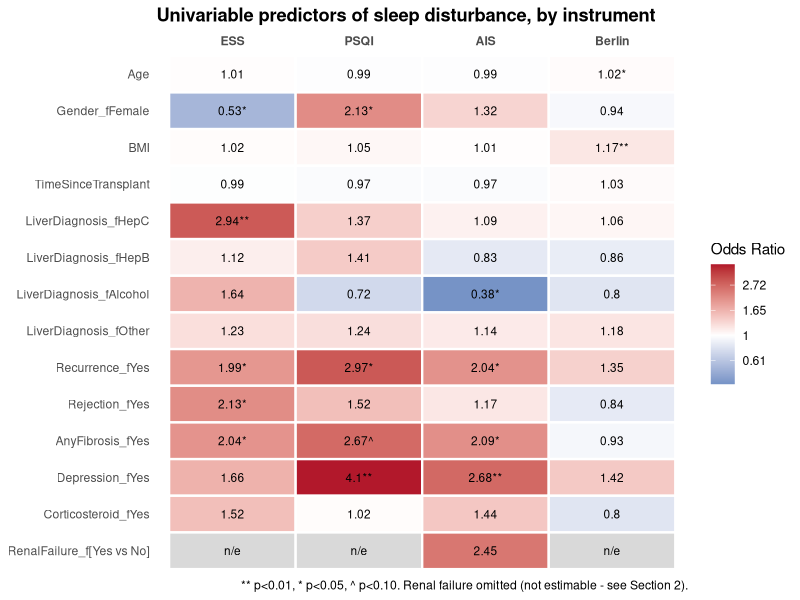

This chart was generated by the following R code: (Note: this script raises an error after producing the figure.)
## BTC1859 - Team 1
# Predictors of Sleep Disturbance (logistic regression)

# Own:
#   univariable predictor analyses;
# logistic regression;
# adjusted models;
# odds ratios and 95% CI;
# model diagnostics;
# predictor table/forest plot;
# corresponding Methods + Results.
# Also investigate odd issues such as renal failure having only four cases.
# Presentation: Which patients are most likely to have sleep disturbance?
#   


# Installing packages
if (!require("ggplot2")) install.packages("ggplot2")
library(ggplot2)

if (!require("car")) install.packages("car")
rm(list=ls())
library(car)
# ---------------------------------------------------------------
# 0. LOAD DATA
# ---------------------------------------------------------------

df <- read.csv("project_data_cleaned.csv")

# Recode factors with meaningful labels (per data dictionary)
df$Gender_f          <- factor(df$Gender, levels=c(1,2), 
                               labels=c("Male","Female"))
df$LiverDiagnosis_f  <- factor(df$LiverDiagnosis, levels=c(1,2,3,4,5),
                               labels=c("HepC","HepB","PSC_PBC_AHA","Alcohol","Other"))
df$LiverDiagnosis_f  <- relevel(df$LiverDiagnosis_f, ref="PSC_PBC_AHA")  # largest group as reference

df$Recurrence_f      <- factor(df$Recurrence,     levels=c(0,1), 
                               labels=c("No","Yes"))
df$Rejection_f       <- factor(df$Rejection,      levels=c(0,1), 
                               labels=c("No","Yes"))
df$AnyFibrosis_f     <- factor(df$AnyFibrosis,    levels=c(0,1), 
                               labels=c("No","Yes"))
df$RenalFailure_f    <- factor(df$RenalFailure,   levels=c(0,1), 
                               labels=c("No","Yes"))
df$Depression_f      <- factor(df$Depression,     levels=c(0,1), 
                               labels=c("No","Yes"))
df$Corticosteroid_f  <- factor(df$Corticosteroid, levels=c(0,1), 
                               labels=c("No","Yes"))

# The four binary sleep disturbance outcomes (done during cleaning)
# ESS_binary   : ESS > 10   (excessive daytime sleepiness)
# PSQI_binary  : PSQI > 4   (poor sleep quality)
# AIS_binary   : AIS > 5    (insomnia)
# Berlin_binary: Berlin scale 

# ---------------------------------------------------------------
# 1. PREVALENCE OF SLEEP DISTURBANCE
# ---------------------------------------------------------------

prevalence <- function(x) {
  n_valid <- sum(!is.na(x))
  n_pos   <- sum(x, na.rm=TRUE)
  c(n_valid=n_valid, n_positive=n_pos, 
    prevalence_pct=round(100*n_pos/n_valid,1))
}

sapply(df[,c("ESS_binary","PSQI_binary","AIS_binary","Berlin_binary")], 
       prevalence)

# NOTE: PSQI has substantially more missing data (~32%) than the other three
# instruments (~2-6%). This should be flagged as a limitation - any PSQI-based
# model runs on a smaller and possibly non-random subsample.

# ---------------------------------------------------------------
# 2. THE RENAL FAILURE ISSUE (only 4/268 patients)
# ---------------------------------------------------------------

for (out in c("ESS_binary","PSQI_binary","AIS_binary","Berlin_binary")) {
  cat("\n---", out, "vs RenalFailure ---\n")
  tab <- table(df$RenalFailure_f, df[[out]])
  print(tab)
  print(fisher.test(tab))
}

# All four Fisher's exact tests are non-significant (p = 0.16-0.63).
# Including RenalFailure as a predictor in the logistic models causes
# (quasi-)complete separation for ESS, PSQI, and Berlin (all 4 renal-failure
# patients fall in a single outcome category for those three measures) -
# glm() will throw "fitted probabilities numerically 0 or 1 occurred" and
# produce a degenerate OR/CI. RenalFailure is therefore EXCLUDED from the
# multivariable models below and reported descriptively only. Suggested
# write-up language:
# "Renal failure showed no significant association with any sleep
# disturbance measure (Fisher's exact p = 0.16-0.63); however, with only
# 4 renal-failure patients in the sample, these estimates are too
# imprecise to draw firm conclusions."

# ---------------------------------------------------------------
# 3. UNIVARIABLE ANALYSES
# ---------------------------------------------------------------
# Screen each predictor individually against each outcome.
# Candidates: Age, Gender, BMI, TimeSinceTransplant, LiverDiagnosis,
# Recurrence, Rejection, AnyFibrosis, Depression, Corticosteroid
# (RenalFailure handled separately above via Fisher's exact test)

outcomes <- c("ESS_binary","PSQI_binary","AIS_binary","Berlin_binary")
predictors <- c("Age","Gender_f","BMI","TimeSinceTransplant","LiverDiagnosis_f",
                "Recurrence_f","Rejection_f","AnyFibrosis_f","Depression_f","Corticosteroid_f")

# Collect every predictor row (across all models) into one tidy data frame,
# used both for the printed table and the heatmap below
univariable_results <- data.frame()
for (out in outcomes) {
  for (pred in predictors) {
    f <- as.formula(paste(out, "~", pred))
    m <- glm(f, data=df, family=binomial)
    co <- summary(m)$coefficients
    ci <- confint(m)
    rows <- data.frame(
      outcome = out,
      term    = rownames(co)[-1],
      OR      = exp(co[-1, 1]),
      CI_low  = exp(ci[-1, 1]),
      CI_high = exp(ci[-1, 2]),
      p_value = co[-1, 4],
      row.names = NULL
    )
    cat("\n===", out, "~", pred, "===\n")
    print(round(cbind(OR=rows$OR, CI_low=rows$CI_low, CI_high=rows$CI_high, p=rows$p_value), 3))
    univariable_results <- rbind(univariable_results, rows)
  }
}

write.csv(univariable_results, "univariable_OR_CI_p_table.csv", row.names = FALSE)

# See project notes / report Table 1 for the compiled OR/CI/p summary table
# across all predictors and all four outcomes.

# ---------------------------------------------------------------
# 3b. HEATMAP OF UNIVARIABLE ORs (ggplot2)
# ---------------------------------------------------------------
# Compact alternative view of the same univariable_results table: predictors
# as rows, outcomes as columns, cell color = OR (log scale, diverging around
# OR=1), cell label = OR value with significance stars.

heat_data <- univariable_results
heat_data$sig_label <- with(heat_data,
                            paste0(round(OR, 2),
                                   ifelse(p_value < 0.01, "**",
                                          ifelse(p_value < 0.05, "*",
                                                 ifelse(p_value < 0.10, "^", "")))))

# Add RenalFailure back in for visual completeness. It was excluded from the
# univariable loop above because 3 of 4 outcomes hit complete separation
# (see Section 2); only AIS produced an estimable OR. The "not estimable"
# cells are shown as blank/grey tiles with an "n/e" label instead of a number.
renal_rows <- data.frame(
  outcome = c("ESS_binary","PSQI_binary","AIS_binary","Berlin_binary"),
  term    = "RenalFailure_f[Yes vs No]",
  OR      = c(NA, NA, 2.45, NA),
  CI_low  = NA, CI_high = NA,
  p_value = c(NA, NA, 0.440, NA),
  sig_label = c("n/e", "n/e", "2.45", "n/e")
)
heat_data <- rbind(heat_data, renal_rows)

heat_data$outcome <- factor(heat_data$outcome,
                            levels = c("ESS_binary","PSQI_binary","AIS_binary","Berlin_binary"),
                            labels = c("ESS","PSQI","AIS","Berlin"))
# keep predictors in a sensible reading order (reverse for top-to-bottom display)
heat_data$term <- factor(heat_data$term, levels = rev(unique(heat_data$term)))

ggplot(heat_data, aes(x = outcome, y = term, fill = log(OR))) +
  geom_tile(color = "white", linewidth = 0.8) +
  geom_text(aes(label = sig_label), size = 3) +
  scale_fill_gradient2(low = "#2166AC", mid = "white", high = "#B2182B", midpoint = 0,
                       na.value = "#D9D9D9",
                       name = "Odds Ratio", labels = function(x) round(exp(x), 2)) +
  scale_x_discrete(position = "top") +
  labs(x = NULL, y = NULL,
       title = "Univariable predictors of sleep disturbance, by instrument",
       caption = "** p<0.01, * p<0.05, ^ p<0.10. Renal failure omitted (not estimable - see Section 2).") +
  theme_minimal(base_size = 11) +
  theme(panel.grid = element_blank(),
        axis.text.x = element_text(face = "bold"),
        plot.title = element_text(face = "bold"))

ggsave("univariable_heatmap.png", width = 8, height = 9.5, dpi = 300)

# ---------------------------------------------------------------
# 4. MULTIVARIABLE MODELS
# ---------------------------------------------------------------
# Predictor sets were chosen by: (a) univariable screening at p<0.20, then
# (b) trimming to respect the rule-of-thumb sample size restriction
# (p < m/15, where m = size of the smaller outcome class.
# RenalFailure excluded from all four models (see Section 2).

## --- Model 1: ESS ---
# m/15 budget ~4 predictors (m=67, smaller class among n=251)
# LiverDiagnosis collapsed to Hep C vs Other (1 df instead of 4) to fit budget,
# since only the Hep C level was significant univariably.
df$LiverDx_HepC <- factor(ifelse(df$LiverDiagnosis==1,"HepC","Other"))

ess_model <- glm(ESS_binary ~ Gender_f + LiverDx_HepC + 
                   Recurrence_f + Rejection_f,
                 data=df, family=binomial)
summary(ess_model)
round(cbind(OR=exp(coef(ess_model)), exp(confint(ess_model))), 3)
vif(ess_model)

# Compare against the larger "fully screened" model (all p<0.20 predictors,
# before budget trimming) to justify the simpler model:
ess_full <- glm(ESS_binary ~ Gender_f + LiverDiagnosis_f + Recurrence_f + Rejection_f +
                  AnyFibrosis_f + Depression_f + Corticosteroid_f,
                data=df, family=binomial)
anova(ess_model, ess_full, test="Chisq")   # non-significant -> simpler model preferred

## --- Model 2: PSQI ---
# m/15 budget ~4 predictors (m=66, smaller class among n=183)
psqi_model <- glm(PSQI_binary ~ Gender_f + Recurrence_f + AnyFibrosis_f + Depression_f,
                  data=df, family=binomial)
summary(psqi_model)
round(cbind(OR=exp(coef(psqi_model)), exp(confint(psqi_model))), 3)
vif(psqi_model)

psqi_full <- glm(PSQI_binary ~ Gender_f + Recurrence_f + AnyFibrosis_f + Depression_f + BMI,
                 data=df, family=binomial)
anova(psqi_model, psqi_full, test="Chisq")  # BMI does not improve fit significantly

## --- Model 3: AIS ---
# m/15 budget ~7-8 predictors (m=117, smaller class among n=262)
ais_model <- glm(AIS_binary ~ LiverDiagnosis_f + Recurrence_f + AnyFibrosis_f + Depression_f,
                 data=df, family=binomial)
summary(ais_model)
round(cbind(OR=exp(coef(ais_model)), exp(confint(ais_model))), 3)
vif(ais_model)

ais_full <- glm(AIS_binary ~ LiverDiagnosis_f + Recurrence_f + AnyFibrosis_f + Depression_f +
                  Corticosteroid_f, data=df, family=binomial)
anova(ais_model, ais_full, test="Chisq")   # Corticosteroid does not improve fit significantly

## --- Model 4: Berlin ---
# m/15 budget ~6-7 predictors (m=102, smaller class among n=262); well under budget
berlin_model <- glm(Berlin_binary ~ Age + BMI + TimeSinceTransplant,
                    data=df, family=binomial)
summary(berlin_model)
round(cbind(OR=exp(coef(berlin_model)), exp(confint(berlin_model))), 3)
vif(berlin_model)

# ---------------------------------------------------------------
# 5. SENSITIVITY ANALYSIS: CONTINUOUS SLEEP SCORES (linear regression)
# ---------------------------------------------------------------
# Uses the raw ESS/PSQI/AIS scores (not dichotomized) with the same predictor
# sets as the corresponding logistic model, to check whether dichotomization
# at the clinical cutoff is discarding useful information. Berlin has no
# continuous version (binary at source), so it is omitted here.

ess_lin  <- lm(ESS  ~ Gender_f + LiverDx_HepC + Recurrence_f + Rejection_f, data=df)
psqi_lin <- lm(PSQI ~ Gender_f + Recurrence_f + AnyFibrosis_f + Depression_f, data=df)
ais_lin  <- lm(AIS  ~ LiverDiagnosis_f + Recurrence_f + AnyFibrosis_f + Depression_f, data=df)

summary(ess_lin);  shapiro.test(resid(ess_lin))
summary(psqi_lin); shapiro.test(resid(psqi_lin))
summary(ais_lin);  shapiro.test(resid(ais_lin))

# Residuals show mild non-normality (Shapiro-Wilk p<0.001 for all three) -
# common for right-skewed psychometric scores. With n=180-260, OLS estimates
# remain reasonably robust; note this as a limitation rather than a fatal flaw.
# NOTE: using the continuous ESS score, "Rejection" is significant (p=0.006)
# even though it was only borderline (p=0.068) in the binary ESS model -
# a concrete example of information lost by dichotomizing at the cutoff.

# ---------------------------------------------------------------
# 6. FOREST PLOT OF ADJUSTED ODDS RATIOS (ggplot2, faceted)
# ---------------------------------------------------------------

# Tidy a glm model's output (OR, 95% CI, p) into a plotting data frame,
# excluding the intercept row
tidy_glm <- function(model, outcome_label) {
  co <- summary(model)$coefficients
  ci <- confint(model)
  data.frame(
    outcome  = outcome_label,
    term     = rownames(co)[-1],
    OR       = exp(co[-1, 1]),
    conf.low = exp(ci[-1, 1]),
    conf.high= exp(ci[-1, 2]),
    p.value  = co[-1, 4],
    row.names = NULL
  )
}

forest_data <- rbind(
  tidy_glm(ess_model,    "ESS (n=251)"),
  tidy_glm(psqi_model,   "PSQI (n=183)"),
  tidy_glm(ais_model,    "AIS (n=262)"),
  tidy_glm(berlin_model, "Berlin (n=237)")
)

forest_data$sig  <- factor(ifelse(forest_data$p.value < 0.05, "p < 0.05", "n.s."),
                           levels = c("p < 0.05","n.s."))
# preserve model-fit order (reversed so first predictor plots at the top)
forest_data$term <- factor(forest_data$term, 
                           levels = rev(unique(forest_data$term)))
forest_data$outcome <- factor(forest_data$outcome,
                              levels = c("ESS (n=251)","PSQI (n=183)",
                                         "AIS (n=262)","Berlin (n=237)"))

# creating the forest plot
forest_plot <- ggplot(forest_data, aes(x = OR, y = term, color = sig)) +
  geom_vline(xintercept = 1, linetype = "dashed", color = "grey40") +
  geom_errorbarh(aes(xmin = conf.low, xmax = conf.high), height = 0.15) +
  geom_point(size = 2.5) +
  scale_x_log10(breaks = c(0.2, 0.5, 1, 2, 5, 10)) +
  scale_color_manual(values = c("p < 0.05" = "black", "n.s." = "grey60")) +
  facet_wrap(~ outcome, scales = "free_y", ncol = 2) +
  labs(x = "Adjusted Odds Ratio (95% CI, log scale)", y = NULL, color = NULL,
       title = "Adjusted odds ratios for predictors of sleep disturbance, by instrument") +
  theme_bw(base_size = 11) +
  theme(legend.position = "bottom",
        strip.text = element_text(face = "bold"),
        plot.title = element_text(face = "bold"))

forest_plot
#ggsave("forest_plot_sleep_disturbance.png", 
     #  plot = forest_plot, width = 11, height = 8, dpi = 300)
